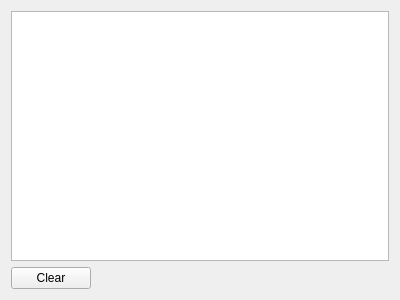
<?xml version="1.0" encoding="UTF-8"?>
<ui version="4.0">
 <class>FirmwareDebugView</class>
 <widget class="QWidget" name="FirmwareDebugView">
  <property name="geometry">
   <rect>
    <x>0</x>
    <y>0</y>
    <width>400</width>
    <height>300</height>
   </rect>
  </property>
  <property name="windowTitle">
   <string>Firmware Debug</string>
  </property>
  <layout class="QVBoxLayout" name="verticalLayout">
   <item>
    <widget class="QPlainTextEdit" name="debugPlainTextEdit">
     <property name="readOnly">
      <bool>true</bool>
     </property>
    </widget>
   </item>
   <item>
    <layout class="QHBoxLayout" name="horizontalLayout">
     <item>
      <widget class="QPushButton" name="clearPushButton">
       <property name="text">
        <string>Clear</string>
       </property>
      </widget>
     </item>
     <item>
      <spacer name="horizontalSpacer">
       <property name="orientation">
        <enum>Qt::Horizontal</enum>
       </property>
       <property name="sizeHint" stdset="0">
        <size>
         <width>40</width>
         <height>20</height>
        </size>
       </property>
      </spacer>
     </item>
    </layout>
   </item>
  </layout>
 </widget>
 <resources/>
 <connections/>
</ui>
